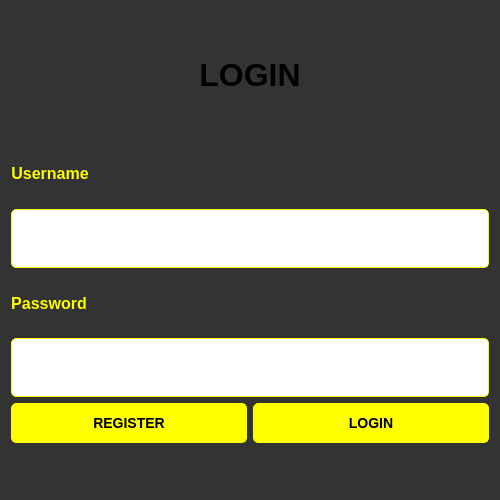
<?xml version="1.0" encoding="UTF-8"?>
<ui version="4.0">
 <class>LoginWindow</class>
 <widget class="QDialog" name="LoginWindow">
  <property name="geometry">
   <rect>
    <x>0</x>
    <y>0</y>
    <width>500</width>
    <height>500</height>
   </rect>
  </property>
  <property name="windowTitle">
   <string>Dialog</string>
  </property>
  <property name="styleSheet">
   <string notr="true">/* Main Window or Dialog Background */
QWidget {
    background-color: #333333; /* Dark grey background */
    color: yellow; /* Yellow text */
    font-family: Arial, sans-serif; /* Font style */
    font-size: 14px; /* Font size */
}

/* Labels (Username, Password) */
QLabel {
    color: yellow; /* Yellow text */
    font-size: 16px; /* Larger font size for labels */
    font-weight: bold; /* Bold text */
}

/* Specific Label (label_4) */
QLabel#label_4 {
    color: #555555; /* Yellow text */
    padding: 5px; /* Padding inside the label */
    border-radius: 5px; /* Rounded corners */
}

/* Line Edits (Input Fields) */
QLineEdit {
    background-color: #444444; /* Darker grey background */
    color: yellow; /* Yellow text */
    border: 1px solid yellow; /* Yellow border */
    border-radius: 5px; /* Rounded corners */
    padding: 5px; /* Padding inside the input field */
    font-size: 14px; /* Font size */
}

/* Push Buttons (Login, Register) */
QPushButton {
    background-color: yellow; /* Yellow background */
    color: black; /* Black text */
    border: 1px solid yellow; /* Yellow border */
    border-radius: 5px; /* Rounded corners */
    padding: 10px; /* Padding inside the button */
    font-size: 14px; /* Font size */
    font-weight: bold; /* Bold text */
}

/* Push Button Hover Effect */
QPushButton:hover {
    background-color: #cccc00; /* Darker yellow on hover */
    border: 1px solid #cccc00; /* Darker yellow border on hover */
}

/* Push Button Pressed Effect */
QPushButton:pressed {
    background-color: #999900; /* Even darker yellow when pressed */
    border: 1px solid #999900; /* Even darker yellow border when pressed */
}</string>
  </property>
  <layout class="QVBoxLayout" name="verticalLayout" stretch="1,2,1,0">
   <item>
    <widget class="QLabel" name="label_4">
     <property name="sizePolicy">
      <sizepolicy hsizetype="Expanding" vsizetype="Expanding">
       <horstretch>0</horstretch>
       <verstretch>0</verstretch>
      </sizepolicy>
     </property>
     <property name="maximumSize">
      <size>
       <width>16777215</width>
       <height>200</height>
      </size>
     </property>
     <property name="font">
      <font>
       <family>Arial</family>
       <pointsize>24</pointsize>
       <weight>75</weight>
       <bold>true</bold>
      </font>
     </property>
     <property name="styleSheet">
      <string notr="true"> color: C4C4C4;
font-size: 24pt;
font-weight: bold;
</string>
     </property>
     <property name="text">
      <string>LOGIN</string>
     </property>
     <property name="alignment">
      <set>Qt::AlignCenter</set>
     </property>
    </widget>
   </item>
   <item>
    <layout class="QFormLayout" name="formLayout">
     <property name="labelAlignment">
      <set>Qt::AlignCenter</set>
     </property>
     <property name="formAlignment">
      <set>Qt::AlignCenter</set>
     </property>
     <item row="0" column="0">
      <widget class="QLabel" name="label">
       <property name="sizePolicy">
        <sizepolicy hsizetype="Expanding" vsizetype="Expanding">
         <horstretch>0</horstretch>
         <verstretch>0</verstretch>
        </sizepolicy>
       </property>
       <property name="text">
        <string>Username</string>
       </property>
       <property name="alignment">
        <set>Qt::AlignCenter</set>
       </property>
      </widget>
     </item>
     <item row="1" column="0" colspan="2">
      <widget class="QLineEdit" name="username_input">
       <property name="sizePolicy">
        <sizepolicy hsizetype="Expanding" vsizetype="Expanding">
         <horstretch>0</horstretch>
         <verstretch>0</verstretch>
        </sizepolicy>
       </property>
       <property name="maximumSize">
        <size>
         <width>1000</width>
         <height>16777215</height>
        </size>
       </property>
       <property name="styleSheet">
        <string notr="true">color: black;
background-color: white;</string>
       </property>
      </widget>
     </item>
     <item row="2" column="0">
      <widget class="QLabel" name="label_2">
       <property name="sizePolicy">
        <sizepolicy hsizetype="Expanding" vsizetype="Expanding">
         <horstretch>0</horstretch>
         <verstretch>0</verstretch>
        </sizepolicy>
       </property>
       <property name="text">
        <string>Password</string>
       </property>
       <property name="alignment">
        <set>Qt::AlignCenter</set>
       </property>
      </widget>
     </item>
     <item row="3" column="0" colspan="2">
      <widget class="QLineEdit" name="password_input">
       <property name="sizePolicy">
        <sizepolicy hsizetype="Expanding" vsizetype="Expanding">
         <horstretch>0</horstretch>
         <verstretch>0</verstretch>
        </sizepolicy>
       </property>
       <property name="maximumSize">
        <size>
         <width>1000</width>
         <height>16777215</height>
        </size>
       </property>
       <property name="styleSheet">
        <string notr="true">color: black;
background-color: white;</string>
       </property>
       <property name="echoMode">
        <enum>QLineEdit::Password</enum>
       </property>
      </widget>
     </item>
    </layout>
   </item>
   <item>
    <layout class="QHBoxLayout" name="horizontalLayout_4">
     <item>
      <widget class="QPushButton" name="register_button">
       <property name="sizePolicy">
        <sizepolicy hsizetype="Expanding" vsizetype="Fixed">
         <horstretch>0</horstretch>
         <verstretch>0</verstretch>
        </sizepolicy>
       </property>
       <property name="minimumSize">
        <size>
         <width>120</width>
         <height>40</height>
        </size>
       </property>
       <property name="maximumSize">
        <size>
         <width>500</width>
         <height>16777215</height>
        </size>
       </property>
       <property name="text">
        <string>REGISTER</string>
       </property>
      </widget>
     </item>
     <item>
      <widget class="QPushButton" name="login_button">
       <property name="sizePolicy">
        <sizepolicy hsizetype="Expanding" vsizetype="Fixed">
         <horstretch>0</horstretch>
         <verstretch>0</verstretch>
        </sizepolicy>
       </property>
       <property name="minimumSize">
        <size>
         <width>120</width>
         <height>40</height>
        </size>
       </property>
       <property name="maximumSize">
        <size>
         <width>500</width>
         <height>16777215</height>
        </size>
       </property>
       <property name="text">
        <string>LOGIN</string>
       </property>
      </widget>
     </item>
    </layout>
   </item>
   <item>
    <widget class="QLabel" name="logo_label">
     <property name="sizePolicy">
      <sizepolicy hsizetype="Expanding" vsizetype="Expanding">
       <horstretch>0</horstretch>
       <verstretch>0</verstretch>
      </sizepolicy>
     </property>
     <property name="minimumSize">
      <size>
       <width>100</width>
       <height>40</height>
      </size>
     </property>
     <property name="maximumSize">
      <size>
       <width>1000</width>
       <height>400</height>
      </size>
     </property>
     <property name="text">
      <string/>
     </property>
     <property name="pixmap">
      <pixmap>../resources/tello.png</pixmap>
     </property>
     <property name="scaledContents">
      <bool>true</bool>
     </property>
     <property name="alignment">
      <set>Qt::AlignCenter</set>
     </property>
    </widget>
   </item>
  </layout>
 </widget>
 <resources/>
 <connections/>
</ui>
